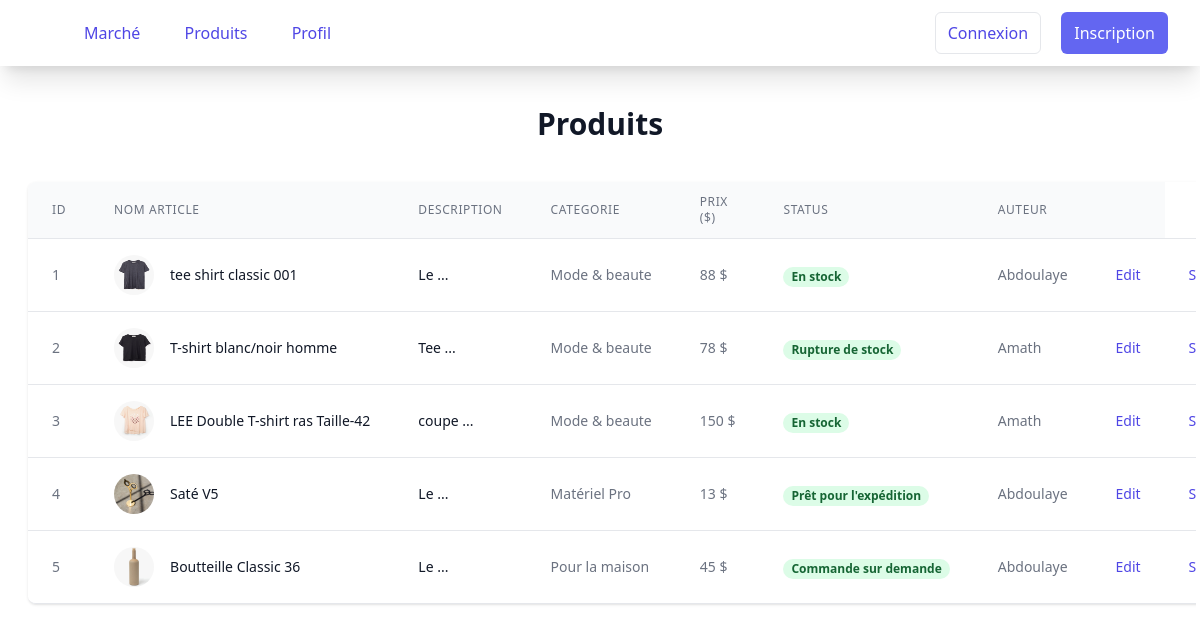
/produits.php, run on the app's committed database.
### tables this page shows
CREATE TABLE `articles` (
  `id` int(11) NOT NULL,
  `nom_article` varchar(255) NOT NULL,
  `description_` varchar(255) NOT NULL,
  `prix` varchar(100) NOT NULL,
  `categorie` varchar(255) NOT NULL,
  `statut` varchar(255) NOT NULL,
  `image_` varchar(255) NOT NULL,
  `auteur_article` varchar(255) NOT NULL,
  `date_time_publication` date NOT NULL,
  `date_time_edition` date DEFAULT NULL
);

### produits.php (the view, shortened to what this page needs)
<!doctype html>
<html lang="en">
<head>
  <script src="https://cdn.tailwindcss.com"></script>
</head>
<body>
  <?php
  if (isset($_SESSION['valid'])) {
    include("connection.php");
    $result = mysqli_query($mysqli, "SELECT * FROM user");
    require("headerlog.php");
  } else {
    require('header.php');
  } ?>
  <div class="m-10 sm:mx-auto sm:w-full sm:max-w-md">
    <h2 class="mt-2 text-center text-3xl font-extrabold text-gray-900">
      Produits
    </h2>
  </div>
  <?php
  $bdd = new PDO('mysql:host=localhost;dbname=tme;charset=utf8', 'root', '');
  $articles = $bdd->query('SELECT * FROM articles ORDER BY date_time_publication DESC');
  ?>
  <div class="ml-7 flex flex-col">
    <div class="w-screen -my-2 overflow-x-auto sm:-mx-6 lg:-mx-8">
      <div class="py-2 align-middle inline-block min-w-full sm:px-6 lg:px-8">
        <div class="shadow overflow-hidden border-b border-gray-200 sm:rounded-lg">
          <table class="min-w-full divide-y divide-gray-200">
            <thead class="bg-gray-50">
              <tr>
                <th scope="col" class="px-6 py-1 text-left text-xs font-medium text-gray-500 uppercase tracking-wider">
                  Id
                </th>
                <th scope="col" class="px-6 py-3 text-left text-xs font-medium text-gray-500 uppercase tracking-wider">
                  Nom article
                </th>
                <th scope="col" class="px-6 py-3 text-left text-xs font-medium text-gray-500 uppercase tracking-wider">
                  Description
                </th>
                <th scope="col" class="px-6 py-3 text-left text-xs font-medium text-gray-500 uppercase tracking-wider">
                  categorie
                </th>
                <th scope="col" class="px-6 py-3 text-left text-xs font-medium text-gray-500 uppercase tracking-wider">
                  prix ($)
                </th>
                <th scope="col" class="px-6 py-3 text-left text-xs font-medium text-gray-500 uppercase tracking-wider">
                  Status
                </th>
                <th scope="col" class="px-6 py-3 text-left text-xs font-medium text-gray-500 uppercase tracking-wider">
                  Auteur
                </th>
                <th scope="col" class="relative px-6 py-3">
                </th>
              </tr>
            </thead>
            <?php while ($a = $articles->fetch()) { ?>
              <tbody class="bg-white divide-y divide-gray-200">
                <tr>
                  <td class="px-6 py-1 whitespace-nowrap text-sm text-gray-500">
                    <?= $a['id'] ?>
                  </td>
                  <td class="px-6 py-4 whitespace-nowrap">
                    <a href="modal.php?id=<?= $a['id'] ?>">
                      <div class="flex items-center">
                        <div class="flex-shrink-0 h-10 w-10">
                          <img class="h-10 w-10 rounded-full" src="<?= $a['image_'] ?>" alt="">
                        </div>
                        <div class="ml-4">
                          <div class="text-sm font-medium text-gray-900">
                            <?= $a['nom_article'] ?>
                          </div>
                        </div>
                      </div>
                    </a>
                  </td>
                  <td class="px-6 py-4 whitespace-normal">
                    <div class="text-sm text-gray-900"><?php echo explode(' ', trim($a['description_']))[0] . " ... "; ?></div>
                  </td>
                  <td class="px-6 py-4 whitespace-nowrap text-sm text-gray-500">
                    <?= $a['categorie'] ?>
                  </td>
                  <td class="px-6 py-4 whitespace-nowrap text-sm text-gray-500">
                    <?= $a['prix'] . " $" ?>
                  </td>
                  <td class="px-6 py-4 whitespace-nowrap">
                    <span class="px-2 inline-flex text-xs leading-5 font-semibold rounded-full bg-green-100 text-green-800">
                      <?= $a['statut'] ?>
                    </span>
                  </td>
                  <td class="px-6 py-4 whitespace-nowrap text-sm text-gray-500">
                    <?= $a['auteur_article'] ?>
                  </td>
                  <?php
                  if (isset($_SESSION['valid'])) {
                    include("connection.php");
                    $result = mysqli_query($mysqli, "SELECT * FROM user");
                  ?>
                    <td class="px-6 py-4 whitespace-nowrap text-right text-sm font-medium">
                      <a href="modification1.php?edit=<?= $a['id'] ?>" class="text-indigo-600 hover:text-indigo-900">Edit</a>
                    </td>
                    <td class="px-6 py-4 whitespace-nowrap text-right text-sm font-medium">
                      <a href="supprimer.php?id=<?= $a['id'] ?>" class="text-indigo-600 hover:text-indigo-900">Supprimer</a>
                    </td>
                  <?php
                  } else {
                  ?>
                    <td class="px-6 py-4 whitespace-nowrap text-right text-sm font-medium">
                      <a href="req.php" class="text-indigo-600 hover:text-indigo-900">Edit</a>
                    </td>
                    <td class="px-6 py-4 whitespace-nowrap text-right text-sm font-medium">
                      <a href="req.php" class="text-indigo-600 hover:text-indigo-900">Supprimer</a>
                    </td>
                  <?php
                  } ?>
                </tr>
              </tbody>
            <?php } ?>
          </table>
        </div>
      </div>
    </div>
  </div>
</body>
</html>

### data on the page
articles: id "1", image_ (picture), nom_article "tee shirt classic 001", description_ "Le", categorie "Mode & beaute", prix "88", statut "En stock", auteur_article "Abdoulaye"
articles: id "2", image_ (picture), nom_article "T-shirt blanc/noir homme", description_ "Tee", categorie "Mode & beaute", prix "78", statut "Rupture de stock", auteur_article "Amath"
articles: id "3", image_ (picture), nom_article "LEE Double T-shirt ras Taille-42", description_ "coupe", categorie "Mode & beaute", prix "150", statut "En stock", auteur_article "Amath"
articles: id "4", image_ (picture), nom_article "Saté V5", description_ "Le", categorie "Matériel Pro", prix "13", statut "Prêt pour l'expédition", auteur_article "Abdoulaye"
articles: id "5", image_ (picture), nom_article "Boutteille Classic 36", description_ "Le", categorie "Pour la maison", prix "45", statut "Commande sur demande", auteur_article "Abdoulaye"
